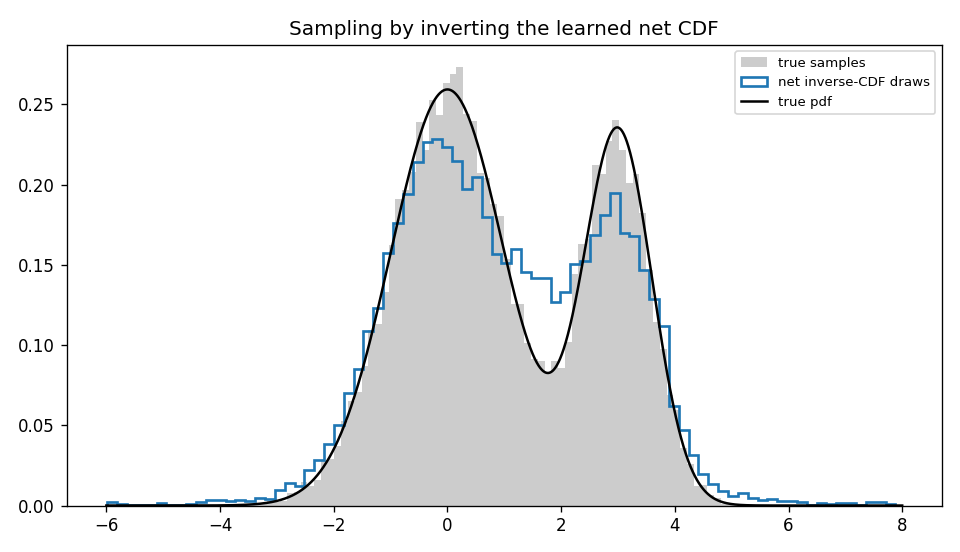

Python code for this plot:
"""Test E -- generative use: sampling by inverting the learned CDF (random variate generation).

A learned, monotone, compact CDF can be inverted to draw samples: x = F^{-1}(u), u ~ Uniform(0,1). This
is the random-variate-generation use highlighted by Magdon-Ismail & Atiya. We invert the net's CDF (on
a fine grid) and check the drawn samples match the true distribution (via the CDF gap of their own
empirical CDF, and a quantile check). The net gives a compact closed-form generator; we contrast with
sampling from the Parzen estimate.
"""
import numpy as np
import torch

from parzen_cdf import data, metrics, parzen
from parzen_cdf.models import CDFNet
from parzen_cdf.training import TrainConfig, make_sample_training_set, train_cdf, set_seed

mix = data.asymmetric_bimodal()
GRID = np.linspace(-6, 8, 4000); GRID_T = torch.as_tensor(GRID, dtype=torch.float32)
TRUE_CDF = mix.cdf(GRID)


def invert(cdf_on_grid, u):
    """x = F^{-1}(u) by searching the monotone CDF grid."""
    cdf = np.maximum.accumulate(cdf_on_grid)            # ensure monotone
    cdf = (cdf - cdf[0]) / (cdf[-1] - cdf[0])
    idx = np.searchsorted(cdf, u)
    idx = np.clip(idx, 1, len(GRID) - 1)
    # linear interpolation between grid points for a smoother inverse
    c0, c1 = cdf[idx - 1], cdf[idx]; x0, x1 = GRID[idx - 1], GRID[idx]
    frac = np.where(c1 > c0, (u - c0) / (c1 - c0), 0.0)
    return x0 + frac * (x1 - x0)


def main():
    n_train, n_draw = 2000, 20000
    s = mix.sample(n_train, np.random.default_rng(0))
    h = parzen.silverman_bandwidth(s)

    # train the net CDF on the data points
    set_seed(0)
    inp, tgt = make_sample_training_set(s, h)
    net = CDFNet(1, (32,), activation="sigmoid", monotone=False)
    net, _ = train_cdf(net, inp, tgt, TrainConfig(optimizer="adam", lr=0.03, epochs=5000, seed=0))
    net_cdf = net(GRID_T).detach().numpy()

    # draw via inverse-CDF from the net, and (for contrast) from the Parzen estimate
    u = np.random.default_rng(1).uniform(size=n_draw)
    draws_net = invert(net_cdf, u)
    draws_parzen = invert(parzen.parzen_cdf(GRID, s, h), u)
    draws_true = mix.sample(n_draw, np.random.default_rng(2))

    def emp_ks(draws):
        sd = np.sort(draws)
        ecdf = np.searchsorted(sd, GRID, side="right") / len(draws)
        return metrics.ks_distance(TRUE_CDF, ecdf)

    print(f"asymmetric_bimodal: train n={n_train}, draw n={n_draw}")
    print(f"  CDF gap of the drawn samples' empirical CDF vs the TRUE CDF:")
    print(f"    draws from the NET inverse-CDF    : {emp_ks(draws_net):.4f}")
    print(f"    draws from the Parzen inverse-CDF : {emp_ks(draws_parzen):.4f}")
    print(f"    a fresh true sample (reference)   : {emp_ks(draws_true):.4f}")
    qs = [0.1, 0.25, 0.5, 0.75, 0.9]
    print(f"  quantiles {qs}:")
    print(f"    true : {np.round(np.quantile(draws_true, qs), 3)}")
    print(f"    net  : {np.round(np.quantile(draws_net, qs), 3)}")

    import matplotlib; matplotlib.use("Agg"); import matplotlib.pyplot as plt
    fig, ax = plt.subplots(figsize=(8, 4.6))
    ax.hist(draws_true, bins=80, density=True, alpha=0.4, color="gray", label="true samples")
    ax.hist(draws_net, bins=80, density=True, histtype="step", color="tab:blue", lw=1.6,
            label="net inverse-CDF draws")
    ax.plot(GRID, mix.pdf(GRID), "k-", lw=1.5, label="true pdf")
    ax.set_title("Sampling by inverting the learned net CDF"); ax.legend(fontsize=8)
    fig.tight_layout(); fig.savefig("temp_analysis/test_sampling.png", dpi=120); plt.close(fig)
    print("  figure -> temp_analysis/test_sampling.png")


if __name__ == "__main__":
    main()
